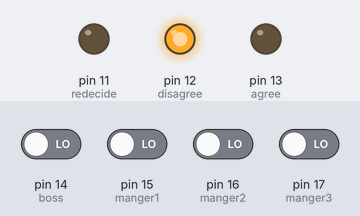
Recording of a sketch running on a simulated Arduino Uno, built with avr-gcc and run on an emulated ATmega328P. Parts: output pins drawn as LEDs (lit = HIGH). The inputs (shaded band) are chosen by the test bench; at power-on: pin 14 (boss), pin 15 (manger1), pin 16 (manger2), pin 17 (manger3) LOW.

Above: at 1.2 s.
1.3 s: pin 14 (boss) driven HIGH and pin 15 (manger1) driven HIGH
At 2.5 s:
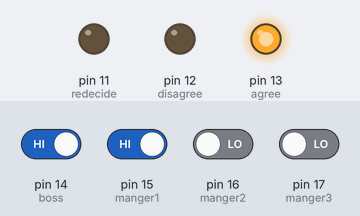
2.8 s: pin 14 (boss) driven LOW
At 3.8 s:
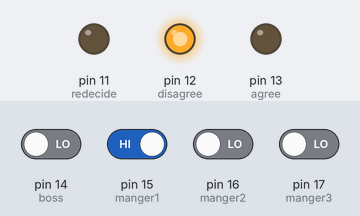
4.3 s: pin 16 (manger2) driven HIGH
At 4.9 s:
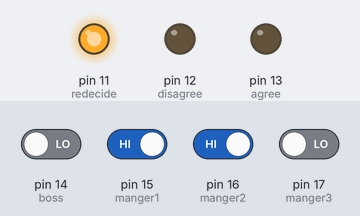
5.8 s: pin 16 (manger2) driven LOW
At 6.1 s:
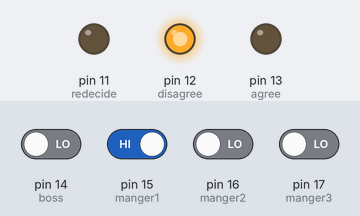
Timing chart, 0 to 8.3 s (numbered marks = the images above; inputs shaded):
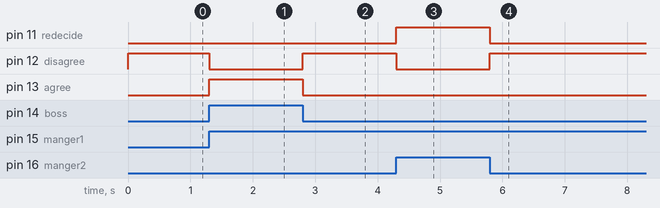

Measured:
- after the input at 1.3 s, pin 12 (disagree): HIGH → LOW at once; pin 13 (agree): LOW → HIGH at once
- after the input at 2.8 s, pin 12 (disagree): LOW → HIGH at once; pin 13 (agree): HIGH → LOW at once
- after the input at 4.3 s, pin 11 (redecide): LOW → HIGH at once; pin 12 (disagree): HIGH → LOW at once
- after the input at 5.8 s, pin 11 (redecide): HIGH → LOW at once; pin 12 (disagree): LOW → HIGH at once

The sketch:

1.ino
```cpp
const int agree = 13;                  //同意LED，設定輸出腳為D13
const int disagree = 12;               //不同意LED，設定輸出腳為D12
const int redecide = 11;               //重新制定LED，設定輸出腳為D11

#define boss 14                        //老闆，設定輸入腳為A0 D14
#define manger1 15                     //主管1，設定輸入腳為A1 D15
#define manger2 16                     //主管2，設定輸入腳為A2 D16
#define manger3 17                     //主管3，設定輸入腳為A3 D17

int x=0;                               //設變數X為整數，且出值為0
int y=0;                               //設變數y為整數，且出值為0
int z=0;                               //設變數z為整數，且出值為0
int B=0;                               //設變數B為整數，且出值為0


void setup() {
  pinMode(boss,INPUT);                 //設定老闆為DIPSW輸入
  pinMode(manger1,INPUT);              //設定主管1為DIPSW輸入
  pinMode(manger2,INPUT);              //設定主管2為DIPSW輸入
  pinMode(manger3,INPUT);              //設定主管3為DIPSW輸入
  pinMode(agree, OUTPUT);              //設定同意為輸出
  pinMode(disagree, OUTPUT);           //設定不同意為輸出
  pinMode(redecide, OUTPUT);           //設定重新決定為輸出

}

void loop() {
  x=digitalRead(manger1);              //變數給主管1，以方便做bitwise operator
  y=digitalRead(manger2);              //變數給主管2，以方便做bitwise operator
  z=digitalRead(manger3);              //變數給主管3，以方便做bitwise operator
  B=digitalRead(boss);                 //變數給老闆，以方便做bitwise operator
  if(B==1 && x|y|z==1){                //假如老闆同意，且超過一名(含)主管以上同意
    digitalWrite(agree, HIGH);         //政策執行
  }
  else if(B==0 && x&y&z==1){           //另外假如老闆不同意，但三位主管皆同意，則無視老闆是否同意
    digitalWrite(agree, HIGH);         //政策執行
  }
  else{
    digitalWrite(agree, LOW);          //清除
  }
  if(B+x+y+z==1 || B+x+y+z==0){        //假如老闆與三位主管中只有一人同意，或者沒人同意
    digitalWrite(disagree, HIGH);      //政策不執行
  }
  else{
    digitalWrite(disagree, LOW);       //清除
  }
  if(x+y+z==2 && B==0){                //其餘狀況
    digitalWrite(redecide, HIGH);      //重新制定政策
  }
  else{
    digitalWrite(redecide, LOW);       //清除
  }
}
```
